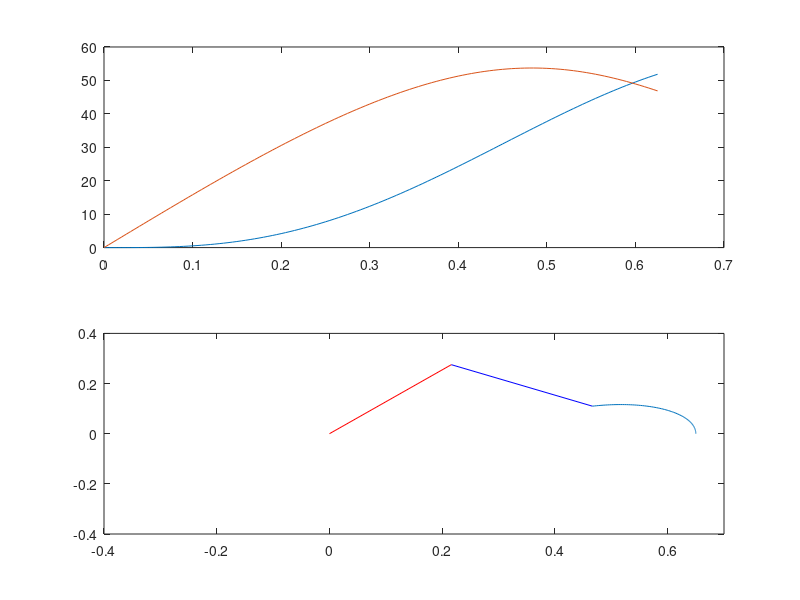
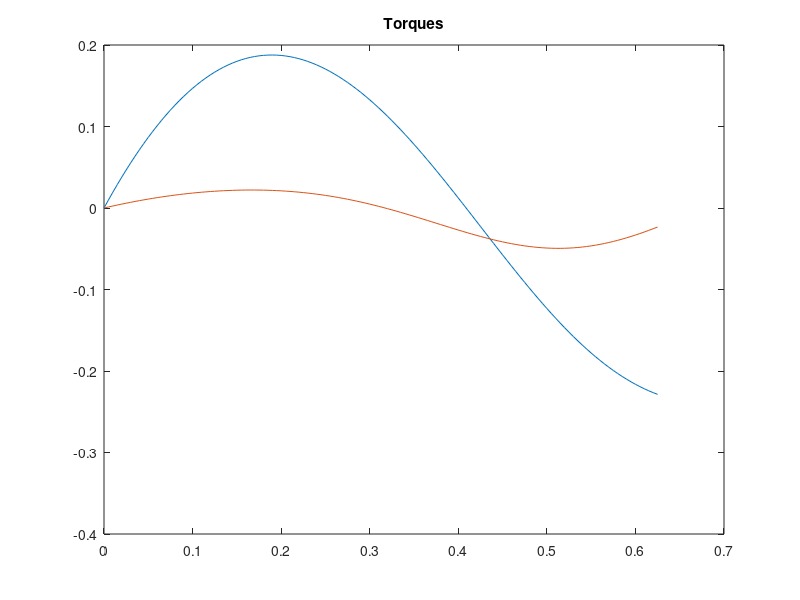
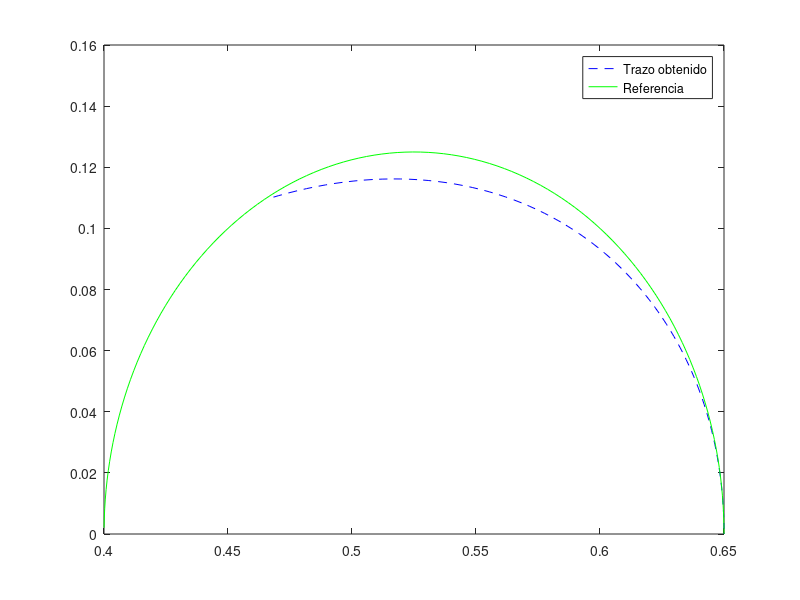
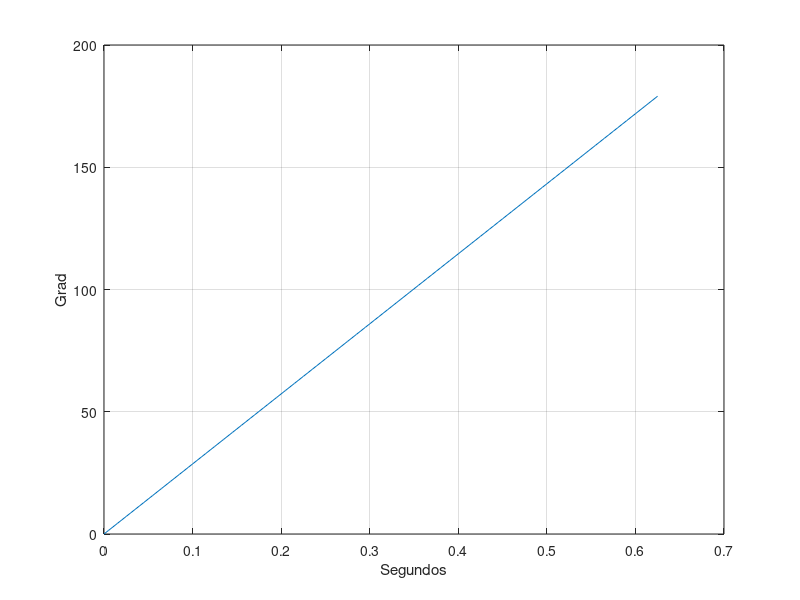

Write the MATLAB code that produced these figures, in order.
% Considerar Torque maximo = 15N-m

clear;
close all;
clc;

m1 = 0.15;
L1 = 0.35;
l1 = 0.16;
I1 = 4.1e-3;
m2 = 0.12;
L2 = 0.30;
l2 = 0.12;
I2 = 3.2e-3;
M11 = I1 + m1*l1*l1 + m2*L1*L1 + m2*L1*l2;
M12 = m2*L1*l2;
M21 = I2 + m2*l2*l2 + m2*L1*l2;
M22 = I2 + m2*l2*l2;

% M = [ M11  M12
%       M21  M22 ];
S = [ 1  -1
      0   1 ];
Si = inv(S);    
K11 = input('Ganancia K11 (fi1)   [10]: ');     % Los pesos son mayores cuando se sigue trayectoria
K12 = input('Ganancia K12 (fi2)   [10]: ');
K21 = input('Ganancia K21 (fi1p) [25]: ');
K22 = input('Ganancia K22 (fi2p) [25]: ');  
K1 = diag([ K11  K12 ]);
K2 = diag([ K21  K22 ]);

v = input('Velocidad eje x del robot: ');
Xc=0.525; R=0.125;
ti=0; dt = 0.005; tf=pi/v;
t=ti:dt:tf; t=t'; 

theta=v*t;
xr=Xc + R*cos(theta);
yr=R*sin(theta);

x2my2 = xr.^2 + yr.^2;
r1A = acos(xr./sqrt(x2my2));
r1B = acos((x2my2 + L1*L1 - L2*L2)./(2*L1*sqrt(x2my2)));
r2 = acos((x2my2 - (L1*L1 + L2*L2))/(2*L1*L2));
r2 = -r2;
r1 = atan2(yr,xr) + r1B;
r1 = real(r1);
r2 = real(r2);
nr = length(r1);
angast = [ r1  r2 ];
velast = [ zeros(nr,1)   zeros(nr,1) ];

fi1  = 0;    fi2  = 0;
fi1p = 0;    fi2p = 0;
ang = [ fi1   fi2 ]';
vel = [ fi1p  fi2p ]';


k = 1;
for tt = ti:dt:tf
   phi1(k,1) = fi1;     phi2(k,1) = fi2;   t(k,1) = tt;
   fi1 = ang(1,1);    fi2 = ang(2,1);
   fi1p = vel(1,1);   fi2p = vel(2,1);
   
   M11a = I1 + m1*l1*l1 + m2*L1*L1 + m2*L1*l2 * cos(fi2); % Matriz M
   M12a = m2*L1*l2*cos(fi2);                              % que depende 
   M21a = I2 + m2*l2*l2 + m2*L1*l2*cos(fi2);              % de fi
   M22a = I2 + m2*l2*l2;
   M = [ M11a  M12a
         M21a  M22a ];
     
   C1 = -m2*L1*l2*(fi1p+fi2p)^2*sin(fi2);
   C2 = m2*L1*l2*fi1p*fi1p*sin(fi2);
   C = [ C1
         C2 ];
  T = Si*C - Si*M*((K1+K2*K1)*(ang-angast(k,:)') + K2*(vel-velast(k,:)'));
  T1(k,1) = T(1,1);
  T2(k,1) = T(2,1);
   accel = inv(M)*(-C+S*T);
   ang = ang + dt*vel;
   vel = vel + dt*accel;
   k = k + 1;  
end
xx = L1*cos(phi1) + L2*cos(phi1 + phi2);
yy = L1*sin(phi1) + L2*sin(phi1 + phi2);

xxx1=L1*cos(phi1);
xxx2=L2*cos(phi1 + phi2);
yyy1=L1*sin(phi1);
yyy2=L2*sin(phi1 + phi2);

%%
phi1 = phi1*180/pi;
phi2 = phi2*180/pi;
r1g = r1*180/pi;
r2g = r2*180/pi;
thetao=theta*180/pi;
figure(1);
subplot(2,1,1);  plot(t,phi1,t,r1g);
subplot(2,1,2);  plot(t,phi2,t,r2g);
figure(2);
plot(t,T1,t,T2);   title('Torques')
figure(3);
plot(xx,yy,'--b',xr,yr,'g'); legend('Trazo obtenido','Referencia')
figure(4);
plot(t,thetao); grid; xlabel('Segundos'); ylabel('Grad'); 

%%
figure(1)
for uu=1:length(t)
xt(uu)=xx(uu);
yt(uu)=yy(uu);
xp(uu)=xxx1(uu);
yp(uu)=yyy1(uu);

plot([0 xp(uu)],[0 yp(uu)], 'r',[xp(uu) xt(uu)],[yp(uu) yt(uu)], 'b')
hold on
plot(xt,yt);
hold off

axis([-0.4 0.7 -0.4 0.4]);
drawnow;

end
